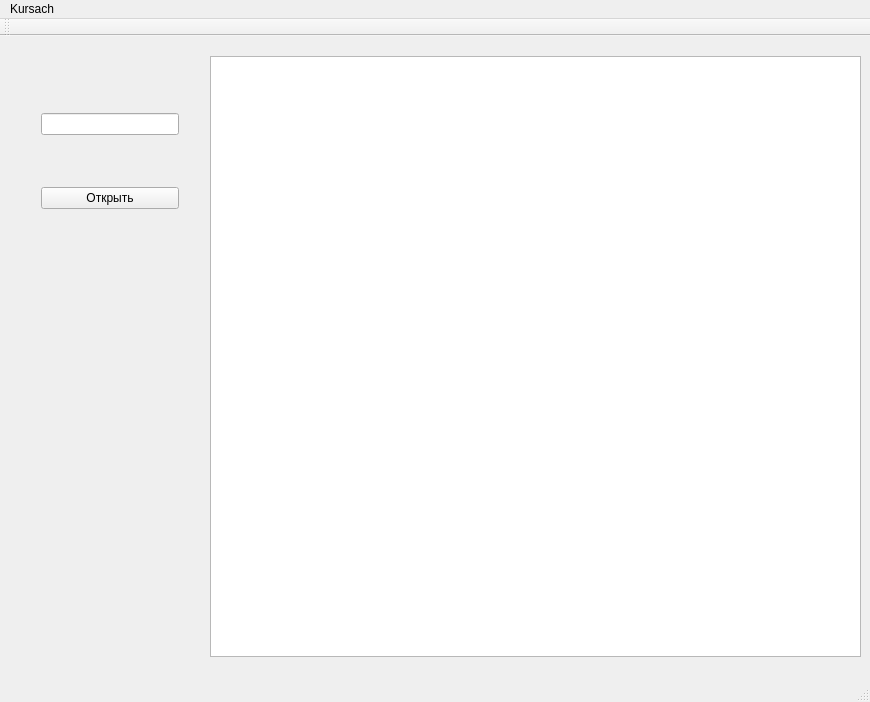
<?xml version="1.0" encoding="UTF-8"?>
<ui version="4.0">
 <class>MainWindow</class>
 <widget class="QMainWindow" name="MainWindow">
  <property name="geometry">
   <rect>
    <x>0</x>
    <y>0</y>
    <width>870</width>
    <height>702</height>
   </rect>
  </property>
  <property name="windowTitle">
   <string>MainWindow</string>
  </property>
  <widget class="QWidget" name="centralWidget">
   <widget class="QGraphicsView" name="graphicsView">
    <property name="geometry">
     <rect>
      <x>210</x>
      <y>20</y>
      <width>651</width>
      <height>601</height>
     </rect>
    </property>
   </widget>
   <widget class="QWidget" name="verticalLayoutWidget">
    <property name="geometry">
     <rect>
      <x>30</x>
      <y>20</y>
      <width>160</width>
      <height>211</height>
     </rect>
    </property>
    <layout class="QVBoxLayout" name="verticalLayout">
     <item>
      <widget class="QLineEdit" name="lineEdit"/>
     </item>
     <item>
      <widget class="QPushButton" name="pushButton">
       <property name="text">
        <string>Открыть</string>
       </property>
      </widget>
     </item>
    </layout>
   </widget>
  </widget>
  <widget class="QMenuBar" name="menuBar">
   <property name="geometry">
    <rect>
     <x>0</x>
     <y>0</y>
     <width>870</width>
     <height>22</height>
    </rect>
   </property>
   <widget class="QMenu" name="menuKursach">
    <property name="title">
     <string>Kursach</string>
    </property>
   </widget>
   <addaction name="menuKursach"/>
  </widget>
  <widget class="QToolBar" name="mainToolBar">
   <attribute name="toolBarArea">
    <enum>TopToolBarArea</enum>
   </attribute>
   <attribute name="toolBarBreak">
    <bool>false</bool>
   </attribute>
  </widget>
  <widget class="QStatusBar" name="statusBar"/>
 </widget>
 <layoutdefault spacing="6" margin="11"/>
 <resources/>
 <connections/>
</ui>
